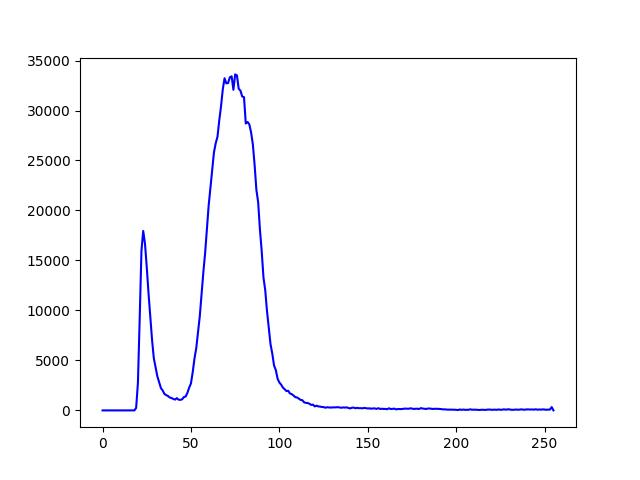
#> input picture 1.jpg, 640 x 480 px, given in place of 0.PNG, which was not available
$ python main.py
#> lines starting #> are read from the running program, lines starting #| are printed output that depends on the picture; pictures that were not available may be replaced by others from this repository, and a replacement may not be noted
### code/function.py
import matplotlib.pyplot as plt
import cv2 as cv
import numpy as np
from tqdm import tqdm
np.set_printoptions(suppress=True)

def hist_cal(path):
    img=cv.imread(path)
    img_gray=cv.cvtColor(img,cv.COLOR_BGR2GRAY)
    hist=cv.calcHist([img_gray],[0],None,[256],[0,255])
    l=[]
    hist=hist.tolist()
    for i in hist:
        l.append(int(i[0]))
    return l

def hist_save(hist,path):
    n=len(hist)
    x=[]
    for i in range(n):
        x.append(i)
    plt.plot(x,hist,color='b')
    plt.savefig(path)
    plt.close()

def d_hist(hist):
    dHist=[]
    for i in range(len(hist)):
        dHist.append(hist[i]-hist[i-1])
    return dHist

def s_hist(hist):
    sHist=[]
    sHist.append(hist[0])
    for i in hist[1:]:
        sHist.append(sHist[-1]+i)
    return(sHist)

### code/main.py
from function import *
from tqdm import tqdm
import numpy as np


def main(n):
    histAll=[]
    dHistAll=[]
    sHistAll=[]
    for i in tqdm(range(n)):
        hist=hist_cal('img/'+str(i)+'.PNG')
#> in hist_cal, img is the input picture: shape (480, 640, 3); mean B, G, R 251.3, 249.6, 249.7
#> in hist_cal, `hist=cv.calcHist([img_gray],[0],None,[256],[0,255])`: hist = 256 values, max 10207 at index 254, min 0 at index 255, mean 142.5
#> in hist_cal, `hist=hist.tolist()`: hist = 256 items, first 6: [1395], [46], [44], [19], [507], [22]
#> the loop in hist_cal, `for i in hist:` made 256 passes
#> after the loop in hist_cal, `for i in hist:`: l = 256 values, max 10207 at index 254, min 0 at index 255, mean 142.5
#> hist has the same summary as l in hist_cal
        histAll.append(hist)
        hist_save(hist,'hist/'+str(i)+'.jpg')
#> in hist_save, `n=len(hist)`: n = 256
#> in hist_save, `plt.savefig(path)`:
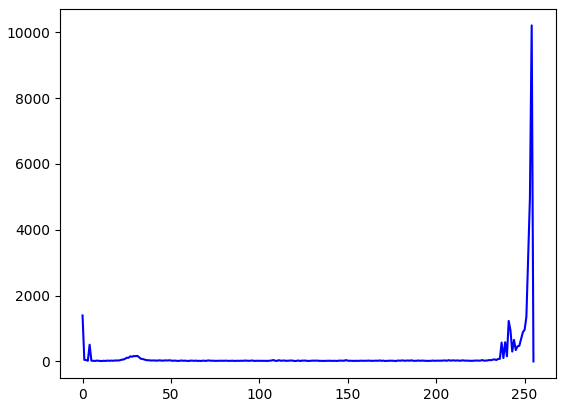
#> figure drawn by matplotlib, 1 panel; curve peaks at x = 254, y = 10207

        dHist=d_hist(hist)
#> after the loop in d_hist, `for i in range(len(hist)):`: dHist = 256 values, max 5243 at index 254, min -10207 at index 255, mean 0
        dHistAll.append(dHist)
        hist_save(dHist,'hist_d/'+str(i)+'.jpg')
#> call 2 of hist_save, with path = 'hist_d/0.jpg'
#> in hist_save (call 2), `plt.savefig(path)`:
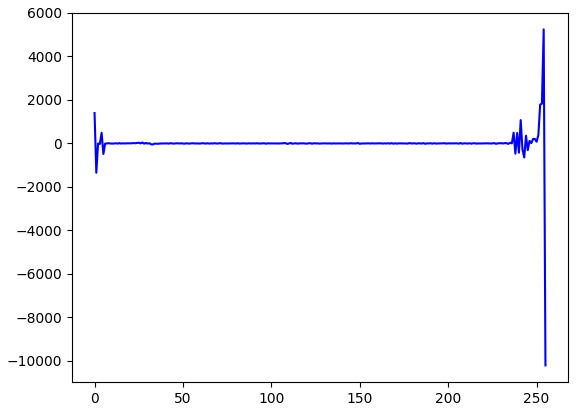
#> figure drawn by matplotlib, 1 panel; curve peaks at x = 254, y = 5243

        sHist=s_hist(hist)
#> the loop in s_hist, `for i in hist[1:]:` made 255 passes
#> after the loop in s_hist, `for i in hist[1:]:`: sHist = 256 values from 1395 to 36484
#> sHist = 256 values from 1395 to 36484
        sHistAll.append(sHist)
        hist_save(sHist,'hist_s/'+str(i)+'.jpg')
#> call 3 of hist_save, with path = 'hist_s/0.jpg'
#> in hist_save (call 3), `plt.savefig(path)`:
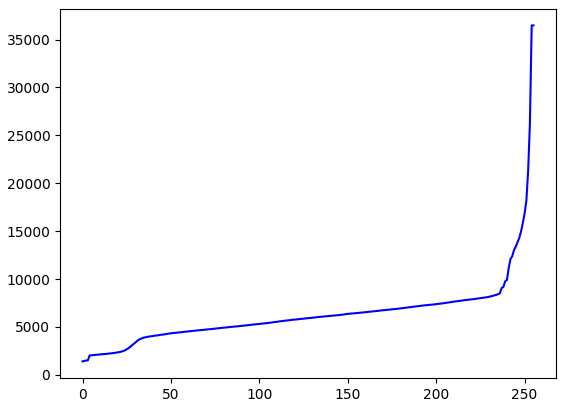
#> figure drawn by matplotlib, 1 panel; curve peaks at x = 254, y = 36484
#> pass 3 of the loop in main, `for i in tqdm(range(n)):`:
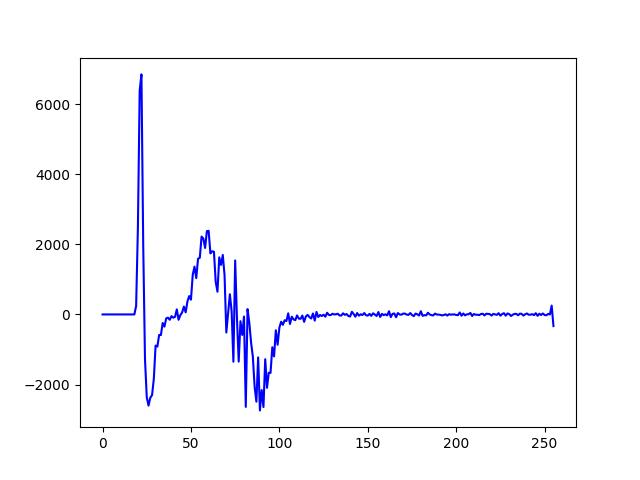
#> input picture 2.jpg, 640 x 480 px, given in place of 2.PNG, which was not available
#> in hist_cal, img is the input picture: shape (480, 640, 3); mean B, G, R 251.6, 248.5, 248.5
#> in hist_cal (call 3), `img_gray=cv.cvtColor(img,cv.COLOR_BGR2GRAY)`:
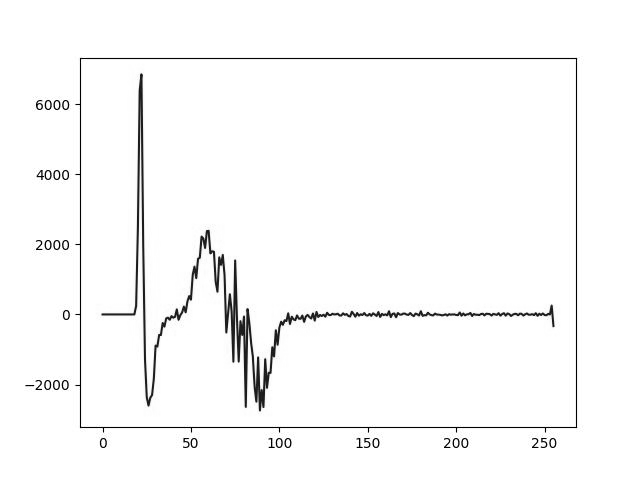
#> img_gray: shape (480, 640); min 0, max 255, mean 248.8
#> in hist_cal (call 3), `hist=cv.calcHist([img_gray],[0],None,[256],[0,255])`: hist = 256 values, max 7270 at index 254, min 0 at index 255, mean 134.1
#> in hist_cal (call 3), `hist=hist.tolist()`: hist = 256 items, first 6: [1312], [40], [31], [21], [500], [16]
#> the loop in hist_cal (call 3), `for i in hist:` made 256 passes
#> after the loop in hist_cal (call 3), `for i in hist:`: l = 256 values, max 7270 at index 254, min 0 at index 255, mean 134.1
#> in main, `hist=hist_cal('img/'+str(i)+'.PNG')`: hist has the same summary as l in hist_cal
#> in main, `dHist=d_hist(hist)`: dHist = 256 values, max 2648 at index 254, min -7270 at index 255, mean 0
#> in main, `sHist=s_hist(hist)`: sHist = 256 values from 1312 to 34326
#> in hist_save (call 9), `plt.savefig(path)`:
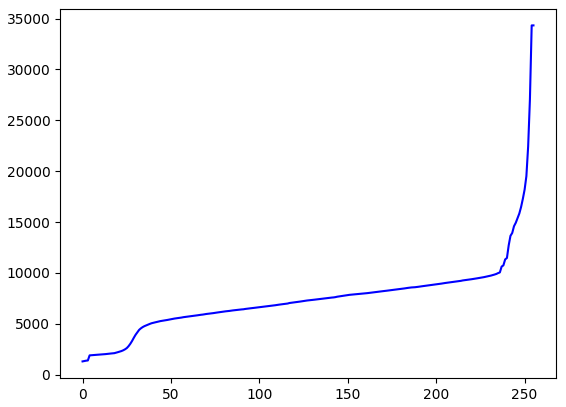
#> figure drawn by matplotlib, 1 panel; curve peaks at x = 254, y = 34326
#> the loop made 6 passes; the first 3 are shown
    histSum=np.sum(histAll,axis=0)
    hist_save(histSum,'HIST.jpg')
    dHistSum=np.sum(dHistAll,axis=0)
    hist_save(dHistSum,'HIST_d.jpg')
    sHistSum=np.sum(sHistAll,axis=0)
    hist_save(sHistSum,'HIST_s.jpg')


#> (the run stopped early here; a loop or call above may not have finished)
